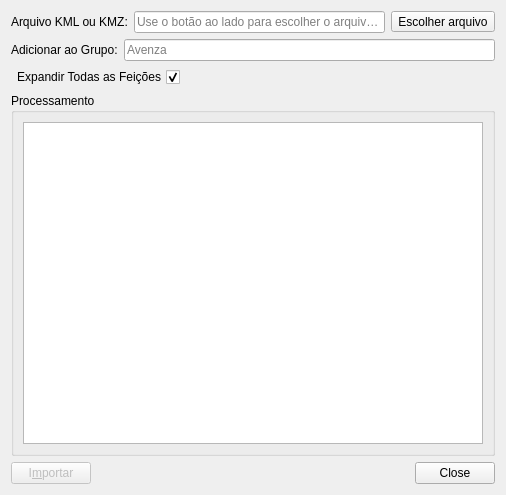
<?xml version="1.0" encoding="UTF-8"?>
<ui version="4.0">
 <class>AvenzaKMZImporterDialogBase</class>
 <widget class="QDialog" name="AvenzaKMZImporterDialogBase">
  <property name="geometry">
   <rect>
    <x>0</x>
    <y>0</y>
    <width>506</width>
    <height>495</height>
   </rect>
  </property>
  <property name="acceptDrops">
   <bool>false</bool>
  </property>
  <property name="windowTitle">
   <string>Importar Arquivo KML ou KMZ do Avenza</string>
  </property>
  <layout class="QGridLayout" name="gridLayout_2">
   <item row="0" column="0">
    <layout class="QHBoxLayout" name="horizontalLayout">
     <item>
      <widget class="QLabel" name="label">
       <property name="text">
        <string>Arquivo KML ou KMZ:</string>
       </property>
      </widget>
     </item>
     <item>
      <widget class="QLineEdit" name="lineEdit_KML">
       <property name="enabled">
        <bool>true</bool>
       </property>
       <property name="toolTip">
        <string>Use o botão ao lado para escolher o arquivo a ser adicionado no projeto.</string>
       </property>
       <property name="inputMethodHints">
        <set>Qt::ImhNone</set>
       </property>
       <property name="inputMask">
        <string/>
       </property>
       <property name="readOnly">
        <bool>true</bool>
       </property>
       <property name="placeholderText">
        <string>Use o botão ao lado para escolher o arquivo...</string>
       </property>
      </widget>
     </item>
     <item>
      <widget class="QToolButton" name="tbEscolherArquivo">
       <property name="enabled">
        <bool>true</bool>
       </property>
       <property name="toolTip">
        <string>Clique aqui para escolher o arquivo a ser adicionado no projeto.</string>
       </property>
       <property name="inputMethodHints">
        <set>Qt::ImhNone</set>
       </property>
       <property name="text">
        <string>Escolher arquivo</string>
       </property>
       <property name="checkable">
        <bool>false</bool>
       </property>
       <property name="popupMode">
        <enum>QToolButton::DelayedPopup</enum>
       </property>
       <property name="toolButtonStyle">
        <enum>Qt::ToolButtonIconOnly</enum>
       </property>
       <property name="arrowType">
        <enum>Qt::NoArrow</enum>
       </property>
      </widget>
     </item>
    </layout>
   </item>
   <item row="3" column="0">
    <widget class="QGroupBox" name="groupBox">
     <property name="title">
      <string>Processamento</string>
     </property>
     <layout class="QGridLayout" name="gridLayout">
      <item row="0" column="0">
       <widget class="QTextBrowser" name="textBrowser_Log">
        <property name="toolTip">
         <string>Log do processamento.</string>
        </property>
        <property name="whatsThis">
         <string>Log do processamento.</string>
        </property>
        <property name="documentTitle">
         <string>Log:</string>
        </property>
        <property name="readOnly">
         <bool>false</bool>
        </property>
       </widget>
      </item>
     </layout>
    </widget>
   </item>
   <item row="4" column="0">
    <layout class="QHBoxLayout" name="horizontalLayout_4">
     <item>
      <widget class="QPushButton" name="pushBtImportar">
       <property name="enabled">
        <bool>false</bool>
       </property>
       <property name="text">
        <string>I&amp;mportar</string>
       </property>
      </widget>
     </item>
     <item>
      <spacer name="horizontalSpacer_2">
       <property name="orientation">
        <enum>Qt::Horizontal</enum>
       </property>
       <property name="sizeHint" stdset="0">
        <size>
         <width>40</width>
         <height>20</height>
        </size>
       </property>
      </spacer>
     </item>
     <item>
      <widget class="QDialogButtonBox" name="button_box">
       <property name="enabled">
        <bool>true</bool>
       </property>
       <property name="sizePolicy">
        <sizepolicy hsizetype="Fixed" vsizetype="Fixed">
         <horstretch>0</horstretch>
         <verstretch>0</verstretch>
        </sizepolicy>
       </property>
       <property name="layoutDirection">
        <enum>Qt::LeftToRight</enum>
       </property>
       <property name="inputMethodHints">
        <set>Qt::ImhNone</set>
       </property>
       <property name="orientation">
        <enum>Qt::Horizontal</enum>
       </property>
       <property name="standardButtons">
        <set>QDialogButtonBox::Close</set>
       </property>
       <property name="centerButtons">
        <bool>true</bool>
       </property>
      </widget>
     </item>
    </layout>
   </item>
   <item row="1" column="0">
    <layout class="QHBoxLayout" name="horizontalLayout_2">
     <item>
      <widget class="QLabel" name="label_2">
       <property name="text">
        <string>Adicionar ao Grupo:</string>
       </property>
      </widget>
     </item>
     <item>
      <widget class="QLineEdit" name="lineEdit_Grupo">
       <property name="enabled">
        <bool>true</bool>
       </property>
       <property name="toolTip">
        <string>Caso esteja em branco, as feições serão importadas para o grupo &quot;Avenza&quot;</string>
       </property>
       <property name="inputMethodHints">
        <set>Qt::ImhNone</set>
       </property>
       <property name="inputMask">
        <string/>
       </property>
       <property name="dragEnabled">
        <bool>false</bool>
       </property>
       <property name="readOnly">
        <bool>false</bool>
       </property>
       <property name="placeholderText">
        <string>Avenza</string>
       </property>
      </widget>
     </item>
    </layout>
   </item>
   <item row="2" column="0">
    <layout class="QHBoxLayout" name="horizontalLayout_3">
     <item>
      <widget class="QCheckBox" name="checkBoxExpandirFeicoes">
       <property name="toolTip">
        <string>Marque para que o Grupo criado seja expandido ou </string>
       </property>
       <property name="layoutDirection">
        <enum>Qt::RightToLeft</enum>
       </property>
       <property name="text">
        <string>Expandir Todas as Feições</string>
       </property>
       <property name="checked">
        <bool>true</bool>
       </property>
      </widget>
     </item>
     <item>
      <spacer name="horizontalSpacer">
       <property name="orientation">
        <enum>Qt::Horizontal</enum>
       </property>
       <property name="sizeHint" stdset="0">
        <size>
         <width>40</width>
         <height>20</height>
        </size>
       </property>
      </spacer>
     </item>
    </layout>
   </item>
  </layout>
 </widget>
 <resources/>
 <connections/>
</ui>
